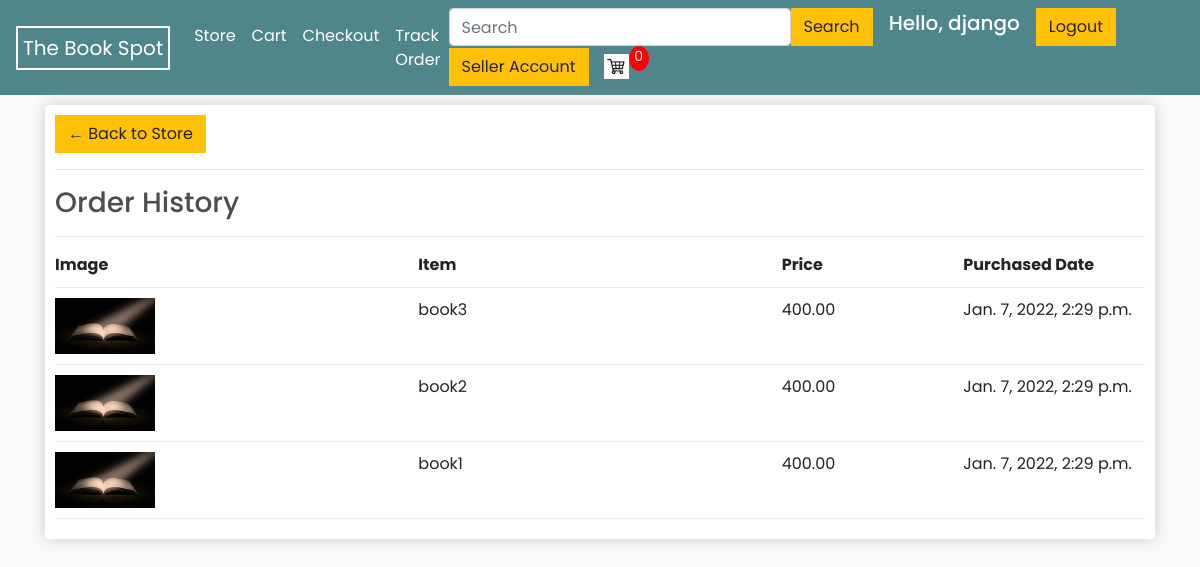
/track_order (signed in), run on the app's committed database.
### store/models.py (models this page shows, shortened)
class OrderItem(models.Model):
    product = models.ForeignKey(Product, on_delete=models.SET_NULL, blank=True, null=True)
    order = models.ForeignKey(Order, on_delete=models.SET_NULL, null=True)
    quantity = models.IntegerField(default=0, null=True, blank=True)
    date_added = models.DateTimeField(auto_now_add=True)
    @property
    def get_total(self):
        total = self.product.price * self.quantity
        return total

class Product(models.Model):
    name = models.CharField(max_length=200, null=True)
    price = models.DecimalField(max_digits=7, decimal_places=2)
    digital = models.BooleanField(default=False, null=True, blank=False)
    image = models.ImageField(null=True, blank=True)
    description = models.TextField(null=True, blank=True)
    customer = models.ForeignKey(Customer, on_delete=models.SET_NULL, blank=True, null=True)
    @property
    def imageURL(self):
        try:
            url = self.image.url
        except:
            url = ''
        return url

### store/views.py (the view)
# urls.py: path('track_order', views.track_order, name="track_order"),
@login_required(login_url="loginPage")
def track_order(request):
    if request.user.is_authenticated:
        data = cartData(request)
        cartItems = data['cartItems']
        customer = request.user.customer
        orders = list(Order.objects.filter(customer=customer, complete=True))
        order_items_num = [i for i in orders]
        items = []
        for item_num in order_items_num:
            items += OrderItem.objects.filter(order=item_num)
        items = items[::-1]
        context = {'items': items, 'cartItems': cartItems}
        return render(request, 'store/trackOrder.html', context)
    else:
        return redirect('loginPage')

### store/models.py (called while the page is built)
    @property
    def get_cart_items(self):
        orderitems = self.orderitem_set.all()
        total = sum([item.quantity for item in orderitems])
        return total

### store/utils.py (called while the page is built)
def cartData(request):
    if request.user.is_authenticated:
        customer = request.user.customer
        order, created = Order.objects.get_or_create(customer=customer, complete=False)
        items = order.orderitem_set.all()
        cartItems = order.get_cart_items
    else:
        cookieData = cookieCart(request)
        cartItems = cookieData['cartItems']
        order = cookieData['order']
        items = cookieData['items']
    return {'cartItems': cartItems, 'order': order, 'items': items}

### store/templates/store/trackOrder.html
{% extends 'store/main.html' %}
{% load static %}
{% block content %}
    <div class="row">
        <div class="col-lg-12">
            <div class="box-element">
                <a  class="btn btn-warning" href="{% url 'store' %}">&#x2190; Back to Store</a>
				<hr>
                <h3>Order History</h3>
				<hr>
                <div class="cart-row">
                    <div style="flex: 2;"><strong>Image</strong></div>
                    <div style="flex: 2;"><strong>Item</strong></div>
                    <div style="flex: 1;"><strong>Price</strong></div>
                    <div style="flex: 1;"><strong>Purchased Date</strong></div>
                </div>
                {% for item in items %}
                 <div class="cart-row">
                    <div style="flex: 2;"><img class="row-image" src="{{ item.product.imageURL }}" alt="..."></div>
                    <div style="flex: 2; word-break: break-all;">{{ item.product.name }}</div>
                    <div style="flex: 1;">{{ item.product.price|floatformat:2 }}</div>
                    <div style="flex: 1;">{{ item.date_added }}</div>
                </div>
                {% endfor %}
        </div>
    </div>
{% endblock content %}

### store/templates/store/main.html (shortened to what this page needs)
{% load static %}
<!DOCTYPE html>
<html lang="en">
<head>
    <link rel="stylesheet" href="https://stackpath.bootstrapcdn.com/bootstrap/4.4.1/css/bootstrap.min.css">
    <link rel="stylesheet" type="text/css" href="{% static 'css/main.css' %}">
</head>
<body>
    <nav class="navbar navbar-expand-lg navbar-dark bg-dark">
        <a style="border: white; border-width:2px; border-style:solid; padding: 5px;" class="navbar-brand" href="{% url 'store' %}">The Book Spot</a>
        <div class="collapse navbar-collapse" id="navbarSupportedContent">
            <ul class="navbar-nav mr-auto">
                <li class="nav-item active">
                    <a class="nav-link" href="{% url 'store' %}">Store <span class="sr-only">(current)</span></a>
               </li>
               <li class="nav-item active">
                    <a class="nav-link" href="{% url 'cart' %}">Cart <span class="sr-only">(current)</span></a>
               </li>
               <li class="nav-item active">
                    <a class="nav-link" href="{% url 'checkout' %}">Checkout <span class="sr-only">(current)</span></a>
               </li>
               <li class="nav-item active">
                    <a class="nav-link" href="{% url 'track_order' %}">Track Order <span class="sr-only">(current)</span></a>
               </li>
           </ul>
            <div class="form-inline my-2 my-lg-0">
                <form method="get" action="/search" class="d-flex">
                    <input class="form-control me-2" type="search" placeholder="Search" aria-label="Search" name="query" id="query">
                    <button class="btn btn-warning" type="submit">Search</button>
                </form>
                {% if request.user.is_authenticated %}
                    <h5 style="color: white;">Hello, {{ request.user }}</h5>
                    <a href="{% url 'logoutUser' %}" class="btn btn-warning">Logout</a>
                {% else %}
                    <a href="{% url 'loginPage' %}" class="btn btn-warning">Login</a>
                {% endif %}
                {% if request.user.customer.seller == True %}
                    <a href="{% url 'seller' %}" class="btn btn-warning">Seller Account</a>
                {% endif %}
                <a href="{% url 'cart' %}">
                    <img  id="cart-icon" src="{% static 'images/cart.jpg' %}">
                </a>
                <p id="cart-total">{{ cartItems }}</p>
            </div>
        </div>
    </nav>
    <div class="container">
        {% block content %}
        {% endblock content %}
    </div>
</body>
</html>

### static/css/main.css (style rules this page uses)
body { background-color: hsl(0, 0%, 98%); font-family: 'Poppins', sans-serif; }
h1,h2,h3,h4,h5,h6 { color:hsl(0, 0%, 30%); }
.box-element { box-shadow:hsl(0, 0%, 80%) 0 0 16px; background-color: #fff; border-radius: 4px; padding: 10px; }
.bg-dark { background-color: #4f868c!important; }
#cart-icon { width:25px; display: inline-block; margin-left: 15px; }
#cart-total { display: block; text-align: center; color:#fff; background-color: red; width: 20px; height: 25px; border-radius: 50%; font-size: 14px; }
.col-lg-4, .col-lg-6, .col-lg-8, .col-lg-12 { margin-top: 10px; }
.btn { border-radius: 0; }
.row-image { width: 100px; }
.cart-row { display: flex; align-items: flex-stretch; padding-bottom: 10px; margin-bottom: 10px; border-bottom: 1px solid #ececec; }

### data on the page
OrderItem: product.imageURL (picture), product.name "book3", product.price "400.00", date_added "Jan. 7, 2022, 2:29 p.m."
OrderItem: product.imageURL (picture), product.name "book2", product.price "400.00", date_added "Jan. 7, 2022, 2:29 p.m."
OrderItem: product.imageURL (picture), product.name "book1", product.price "400.00", date_added "Jan. 7, 2022, 2:29 p.m."

### other printed values
{{ request.user }} "django"
{{ cartItems }} "0"
